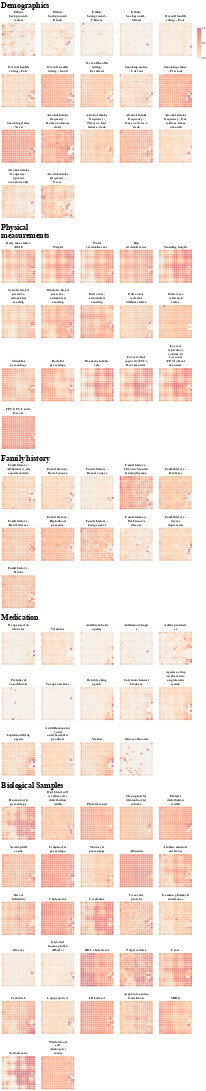

The cell this chart's notebook holds for it:
### Code cell
import pandas as pd
import numpy as np
import altair as alt
import textwrap
from sklearn.preprocessing import MinMaxScaler

demographic_list = ["Demographics", 'Physical measurements', 'Family history', 'Medication', 'Biological Samples']
final_chart = alt.vconcat()  # 初始化 final_chart

# 遍历每个 group 并生成图表
for demographic in demographic_list:
    # 获取符合条件的列名
    memb_map_columns = list(vis_vars_df["variable_description"].loc[
        (vis_vars_df["field_id_category"] == demographic) & 
        (vis_vars_df["exclude_from_naming"] == 0)
    ].values)
    
    # 根据条件调整 memb_map_columns
    if demographic == 'Demographics':
        memb_map_columns = memb_map_columns[4:8] + memb_map_columns[12:25]
    else:
        memb_map_columns = memb_map_columns

    # 计算每列的数据
    for col in memb_map_columns:
        classMap_demographics[col] = np.nan
        for i in range(len(classMap_demographics)):
            location = np.asarray(classMap_demographics.iloc[i, 0:2])
            matching_eids = memb_map_df_demographics.loc[
                (memb_map_df_demographics["x1_modes"] == location[0]) & 
                (memb_map_df_demographics["x2_modes"] == location[1])
            ]
            if not matching_eids.empty:
                classMap_demographics[col][i] = matching_eids[col].mean()

    # 归一化处理
    classMap_demographics[memb_map_columns] = MinMaxScaler().fit_transform(classMap_demographics[memb_map_columns])
    
    ##############################################################
    ### PLOT THE MEMBERSHIP MAPS WITH DEMOGRAPHICS SUPERIMPOSED ###
    
    ## function to plot the classmaps with information superimposed
    def plot_classmap_si(classMap, label, fig_size=(120, 120)):
        dfmap = pd.DataFrame(classMap[["x1", "x2"]])
        dfmap['label'] = classMap[label]
        map = alt.Chart(dfmap).mark_circle().encode(
            x=alt.X('x1:Q', axis=alt.Axis(labels=False, title="")),
            y=alt.Y('x2:Q', axis=alt.Axis(labels=False, title="")),
            color=alt.Color('label:Q',
                            scale=alt.Scale(scheme='lightorange'),
                            title=textwrap.wrap("", 20)),
            size=alt.value(75)
        ).properties(
            title=textwrap.wrap(label, 15),
            width=fig_size[0], height=fig_size[1]
        )
        return map

    # 创建一个 vconcat 图表
    memb_map_demographics = alt.vconcat().properties(
        title={
            'text': textwrap.wrap(demographic, 20),
            'fontSize': 30
        }
    )

    var = 0
    for i in range(10):
        if var >= len(memb_map_columns):
            break
        row = alt.hconcat()
        for j in range(5):
            if var >= len(memb_map_columns):
                break
            title = textwrap.wrap(memb_map_columns[var], 20)
            row |= plot_classmap_si(classMap_demographics[["x1", "x2", memb_map_columns[var]]], label=memb_map_columns[var])
            var += 1
        memb_map_demographics &= row

    # 将每个 demographic 的图表添加到 final_chart 中
    final_chart &= memb_map_demographics
    memb_map_demographics.save(f'./figures/V2-{demographic}.pdf')
# 最后显示所有 group 的组合图
final_chart
